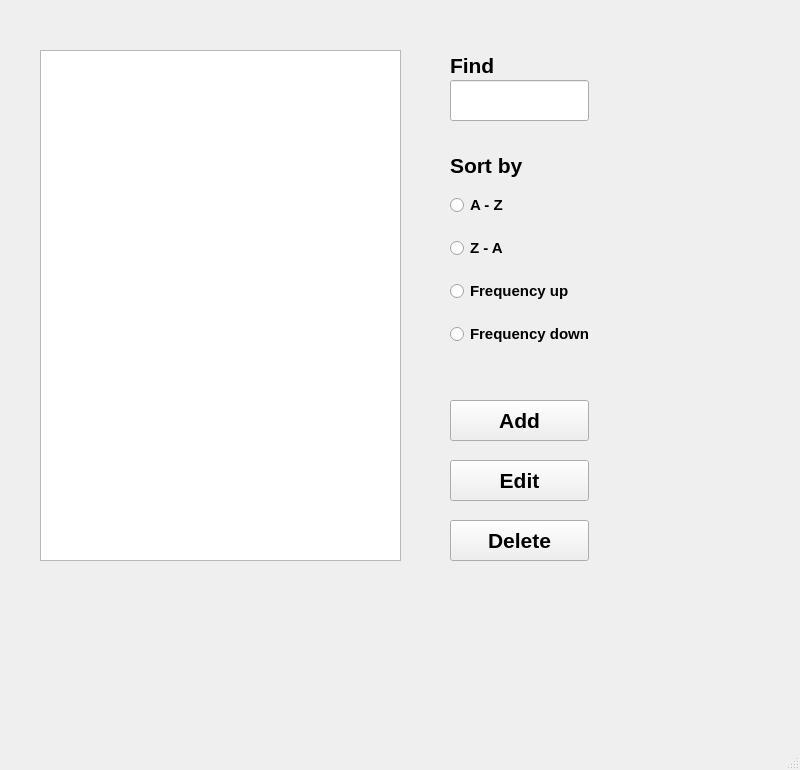
<?xml version="1.0" encoding="UTF-8"?>
<ui version="4.0">
 <class>MainWindow</class>
 <widget class="QMainWindow" name="MainWindow">
  <property name="geometry">
   <rect>
    <x>0</x>
    <y>0</y>
    <width>800</width>
    <height>770</height>
   </rect>
  </property>
  <property name="windowTitle">
   <string>Dictionary!</string>
  </property>
  <widget class="QWidget" name="centralwidget">
   <widget class="QListWidget" name="listWidget">
    <property name="geometry">
     <rect>
      <x>40</x>
      <y>50</y>
      <width>361</width>
      <height>511</height>
     </rect>
    </property>
   </widget>
   <widget class="QPushButton" name="pushButton">
    <property name="geometry">
     <rect>
      <x>450</x>
      <y>400</y>
      <width>139</width>
      <height>41</height>
     </rect>
    </property>
    <property name="font">
     <font>
      <pointsize>16</pointsize>
      <bold>true</bold>
     </font>
    </property>
    <property name="text">
     <string>Add</string>
    </property>
   </widget>
   <widget class="QPushButton" name="pushButton_2">
    <property name="geometry">
     <rect>
      <x>450</x>
      <y>460</y>
      <width>139</width>
      <height>41</height>
     </rect>
    </property>
    <property name="font">
     <font>
      <pointsize>16</pointsize>
      <bold>true</bold>
     </font>
    </property>
    <property name="text">
     <string>Edit</string>
    </property>
   </widget>
   <widget class="QPushButton" name="pushButton_3">
    <property name="geometry">
     <rect>
      <x>450</x>
      <y>520</y>
      <width>139</width>
      <height>41</height>
     </rect>
    </property>
    <property name="font">
     <font>
      <pointsize>16</pointsize>
      <bold>true</bold>
     </font>
    </property>
    <property name="text">
     <string>Delete</string>
    </property>
   </widget>
   <widget class="QLabel" name="label">
    <property name="geometry">
     <rect>
      <x>450</x>
      <y>150</y>
      <width>141</width>
      <height>31</height>
     </rect>
    </property>
    <property name="font">
     <font>
      <pointsize>16</pointsize>
      <bold>true</bold>
     </font>
    </property>
    <property name="text">
     <string>Sort by</string>
    </property>
   </widget>
   <widget class="QLineEdit" name="lineEdit">
    <property name="geometry">
     <rect>
      <x>450</x>
      <y>80</y>
      <width>139</width>
      <height>41</height>
     </rect>
    </property>
    <property name="font">
     <font>
      <pointsize>16</pointsize>
      <bold>true</bold>
     </font>
    </property>
   </widget>
   <widget class="QLabel" name="label_2">
    <property name="geometry">
     <rect>
      <x>450</x>
      <y>50</y>
      <width>139</width>
      <height>31</height>
     </rect>
    </property>
    <property name="font">
     <font>
      <pointsize>16</pointsize>
      <bold>true</bold>
     </font>
    </property>
    <property name="text">
     <string>Find</string>
    </property>
   </widget>
   <widget class="QWidget" name="layoutWidget">
    <property name="geometry">
     <rect>
      <x>450</x>
      <y>180</y>
      <width>171</width>
      <height>181</height>
     </rect>
    </property>
    <property name="font">
     <font>
      <pointsize>16</pointsize>
      <bold>true</bold>
     </font>
    </property>
    <layout class="QVBoxLayout" name="verticalLayout">
     <item>
      <widget class="QRadioButton" name="radioButton">
       <property name="font">
        <font>
         <pointsize>11</pointsize>
         <bold>true</bold>
        </font>
       </property>
       <property name="text">
        <string>A - Z</string>
       </property>
       <attribute name="buttonGroup">
        <string notr="true">buttonGroup</string>
       </attribute>
      </widget>
     </item>
     <item>
      <widget class="QRadioButton" name="radioButton_2">
       <property name="font">
        <font>
         <pointsize>11</pointsize>
         <bold>true</bold>
        </font>
       </property>
       <property name="text">
        <string>Z - A</string>
       </property>
       <attribute name="buttonGroup">
        <string notr="true">buttonGroup</string>
       </attribute>
      </widget>
     </item>
     <item>
      <widget class="QRadioButton" name="radioButton_3">
       <property name="font">
        <font>
         <pointsize>11</pointsize>
         <bold>true</bold>
        </font>
       </property>
       <property name="text">
        <string>Frequency up</string>
       </property>
       <attribute name="buttonGroup">
        <string notr="true">buttonGroup</string>
       </attribute>
      </widget>
     </item>
     <item>
      <widget class="QRadioButton" name="radioButton_4">
       <property name="font">
        <font>
         <pointsize>11</pointsize>
         <bold>true</bold>
        </font>
       </property>
       <property name="text">
        <string>Frequency down</string>
       </property>
       <attribute name="buttonGroup">
        <string notr="true">buttonGroup</string>
       </attribute>
      </widget>
     </item>
    </layout>
   </widget>
  </widget>
  <widget class="QMenuBar" name="menubar">
   <property name="geometry">
    <rect>
     <x>0</x>
     <y>0</y>
     <width>800</width>
     <height>21</height>
    </rect>
   </property>
  </widget>
  <widget class="QStatusBar" name="statusbar"/>
 </widget>
 <resources/>
 <connections/>
 <buttongroups>
  <buttongroup name="buttonGroup"/>
 </buttongroups>
</ui>
